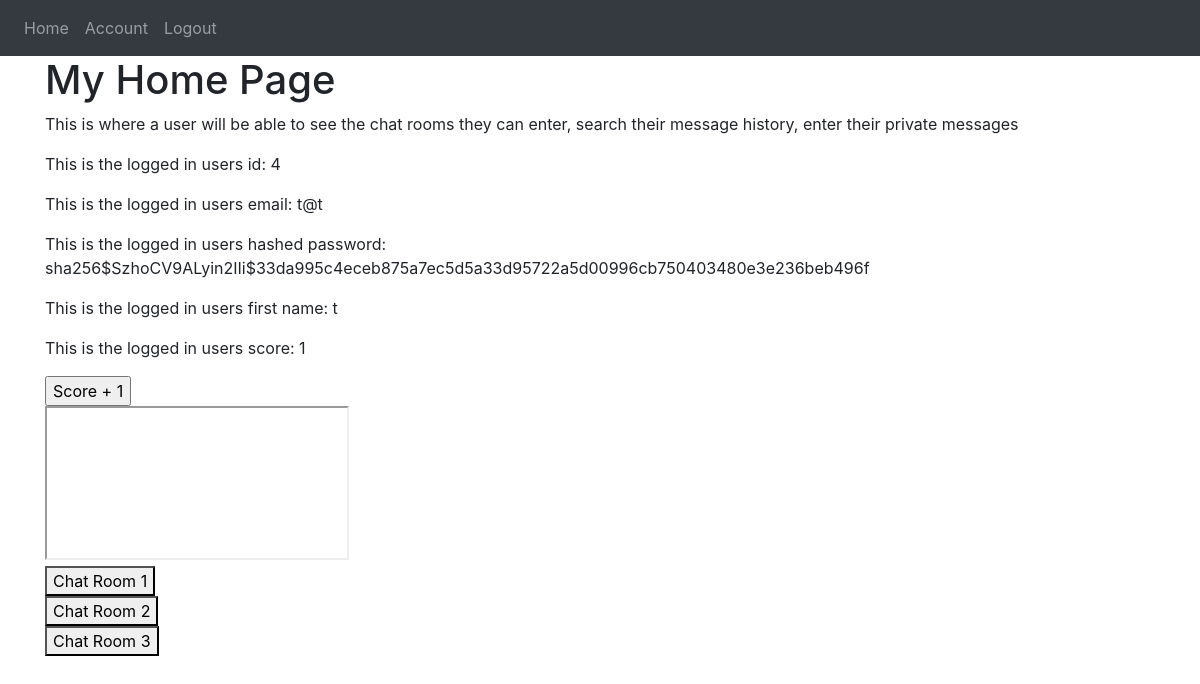
Page /home (signed in) on the earlier database version.
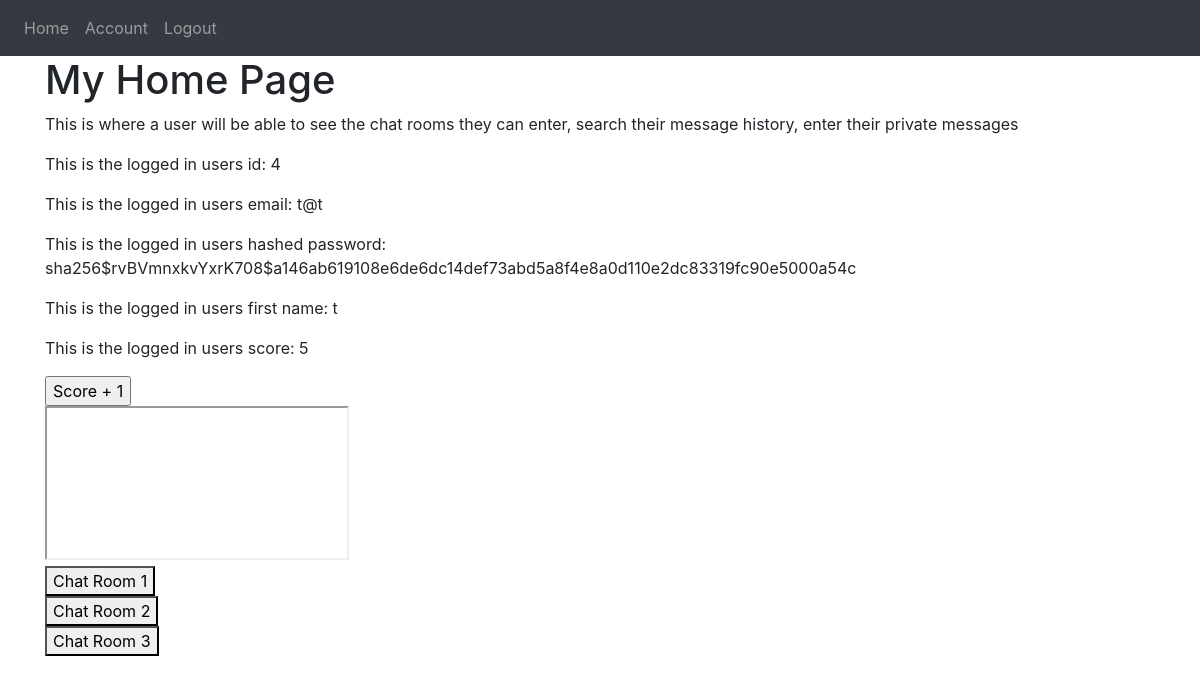
Same page on the later database version.
### website/models.py (models this page shows)
class User(db.Model, UserMixin):
    id = db.Column(db.Integer, primary_key=True)
    email = db.Column(db.String(150), unique=True)
    password = db.Column(db.String(150))
    first_name = db.Column(db.String(150))
    Messages = db.relationship('Messages')
    score = db.Column(db.Integer)

### website/views.py (the view)
@views.route('/home')
@login_required  # makes this page accessible only if user is logged in
def home():
    return render_template("home.html", user=current_user)

### website/__init__.py (called while the page is built)
def create_app():
    app = Flask(__name__)
    app.config['SECRET_KEY'] = 'abcd'
    app.config['SQLALCHEMY_DATABASE_URI'] = f'sqlite:///{DB_NAME}'
    db.init_app(app)
    from .views import views
    from .auth import auth
    app.register_blueprint(views, url_prefix='/')
    app.register_blueprint(auth, url_prefix='/')
    from .models import User, Messages
    with app.app_context():
        db.create_all()
    login_manager = LoginManager()
    login_manager.login_view = 'views.intro'
    login_manager.init_app(app)
    @login_manager.user_loader
    def load_user(id):
        return User.query.get(int(id))
    return app

### website/templates/home.html (shortened to what this page needs)
{% extends "base.html" %} {% block title %}Home{% endblock %}
{% block content %}
<h1> My Home Page </h1>
<p>This is where a user will be able to see the chat rooms they can enter, search their message history, enter their private messages</p>
<div>
    <p>This is the logged in users id: {{ user.id }}</p>
    <p>This is the logged in users email: {{ user.email }}</p>
    <p>This is the logged in users hashed password: {{ user.password }}</p>
    <p>This is the logged in users first name: {{ user.first_name }}</p>
    <p>This is the logged in users score: {{ user.score }}</p>
</div>
<div>
    <td>
        <form action="{{ url_for('auth.add') }}" method="post">
          <input type="submit" value="Score + 1"/>
        </form>
    </td>
</div>
<iframe src="{{ url_for('auth.scoreboard')}}" title="Scorboard"></iframe>
<div>
    <button onclick="window.location.href = 'chat_room_1';">Chat Room 1</button>
</div>
<div>
    <button onclick="window.location.href = 'chat_room_2';">Chat Room 2</button>
</div>
<div>
    <button onclick="window.location.href = 'chat_room_3';">Chat Room 3</button>
</div>
{% endblock %}

### website/templates/base.html (shortened to what this page needs)
<!DOCTYPE html>
<html lang="en">
  <head>
    <link
      rel="stylesheet"
      href="https://stackpath.bootstrapcdn.com/bootstrap/4.4.1/css/bootstrap.min.css"
    />
    <link
      rel="stylesheet"
      href="https://stackpath.bootstrapcdn.com/font-awesome/4.7.0/css/font-awesome.min.css"
    />
  </head>
  <body>
    <nav class="navbar navbar-expand-lg navbar-dark bg-dark">
      <div class="collapse navbar-collapse" id="navbar">
        <div class="navbar-nav">
          {% if user.is_authenticated %}
          <a class="nav-item nav-link" id="home" href="/home">Home</a>
          <a class="nav-item nav-link" id="account" href="/account">Account</a>
          <a class="nav-item nav-link" id="logout" href="/logout">Logout</a>
          {% else %}
          <a class="nav-item nav-link" id="intro" href="/">Intro</a>
          <a class="nav-item nav-link" id="login" href="/login">Login</a>
          <a class="nav-item nav-link" id="signUp" href="/sign-up">Sign Up</a>
          {% endif %}
        </div>
      </div>
    </nav>
    <div class="container">{% block content %} {% endblock %}</div>
  </body>
</html>

Differences in the rows shown:
changed User id 4: password "sha256$SzhoCV9ALyin2IIi$33da995c4eceb875a7ec5d5a33d95722a5d00996cb750403480e3e236beb496f" → "sha256$rvBVmnxkvYxrK708$a146ab619108e6de6dc14def73abd5a8f4e8a0d110e2dc83319fc90e5000a54c"; score "1" → "5"
